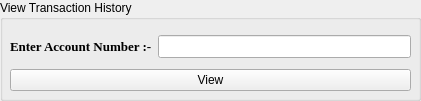
     <widget class="QGroupBox" name="groupBox_8">
      <property name="geometry">
       <rect>
        <x>10</x>
        <y>290</y>
        <width>421</width>
        <height>101</height>
       </rect>
      </property>
      <property name="title">
       <string>View Transaction History</string>
      </property>
      <widget class="QWidget" name="layoutWidget_9">
       <property name="geometry">
        <rect>
         <x>10</x>
         <y>30</y>
         <width>401</width>
         <height>66</height>
        </rect>
       </property>
       <layout class="QVBoxLayout" name="verticalLayout_12">
        <item>
         <layout class="QHBoxLayout" name="horizontalLayout_16">
          <item>
           <widget class="QLabel" name="label_18">
            <property name="font">
             <font>
              <family>Times New Roman</family>
              <pointsize>10</pointsize>
              <italic>false</italic>
              <bold>true</bold>
              <underline>false</underline>
              <strikeout>false</strikeout>
             </font>
            </property>
            <property name="text">
             <string>Enter Account Number :-</string>
            </property>
           </widget>
          </item>
          <item>
           <widget class="QLineEdit" name="AccountNumber">
            <property name="font">
             <font>
              <family>Times New Roman</family>
              <pointsize>10</pointsize>
              <bold>false</bold>
             </font>
            </property>
            <property name="text">
             <string/>
            </property>
           </widget>
          </item>
         </layout>
        </item>
        <item>
         <widget class="QPushButton" name="ViewButton">
          <property name="cursor">
           <cursorShape>PointingHandCursor</cursorShape>
          </property>
          <property name="text">
           <string>View</string>
          </property>
         </widget>
        </item>
       </layout>
      </widget>
     </widget>
